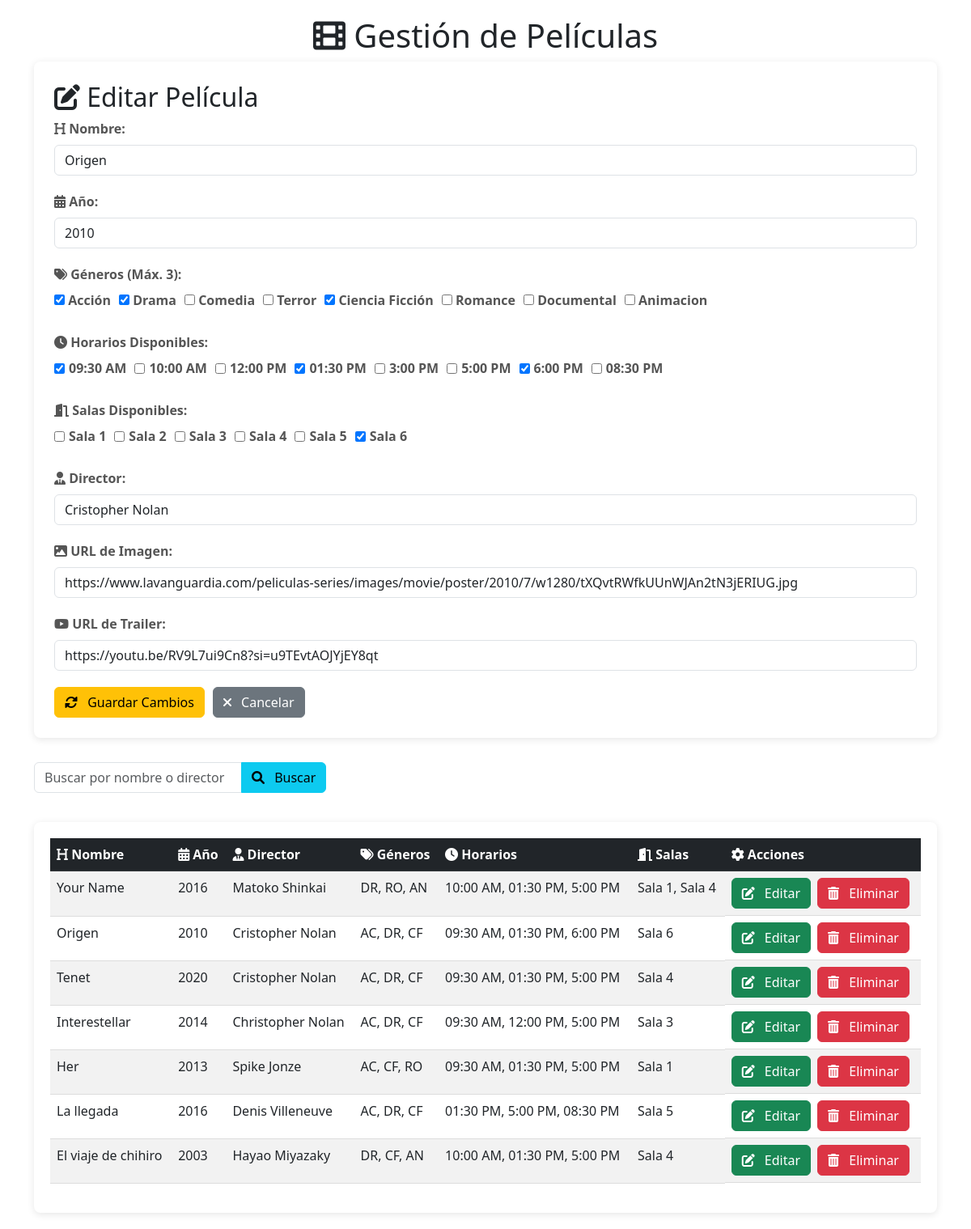
Screenshot of /peliculas/?editar=Origen with the database file from the repository.
### myapp/models.py (models this page shows, shortened)
class Pelicula(models.Model):
    GENERO_CHOICES = [
        ('AC', 'Acción'),
        ('DR', 'Drama'),
        ('CO', 'Comedia'),
        ('TE', 'Terror'),
        ('CF', 'Ciencia Ficción'),
        ('RO', 'Romance'),
        ('DO', 'Documental'),
        ('AN', 'Animacion')
    ]
    HORARIOS_DISPONIBLES = [
        '09:30 AM',
        '10:00 AM',
        '12:00 PM',
        '01:30 PM',
        '3:00 PM',
        '5:00 PM',
        '6:00 PM',
        '08:30 PM'
    ]
    SALAS_DISPONIBLES = [
        'Sala 1',
        'Sala 2',
        'Sala 3',
        'Sala 4',
        'Sala 5',
        'Sala 6'
    ]
    nombre = models.CharField(max_length=255)
    anio = models.IntegerField()
    director = models.CharField(max_length=255)
    imagen_url = models.URLField()
    trailer_url = models.URLField()
    generos = models.CharField(max_length=255)
    horarios = models.CharField(max_length=255, blank=True, null=True)
    salas = models.CharField(max_length=255, blank=True, null=True)
    fecha_creacion = models.DateTimeField(auto_now_add=True)
    def get_generos_list(self):
        return self.generos.split(",") if self.generos else []
    def get_horarios_list(self):
        return [h.strip() for h in self.horarios.split(",")] if self.horarios else []
    def get_salas_list(self):
        return [s.strip() for s in self.salas.split(",")] if self.salas else []
    class Meta:
        db_table = 'peliculas'

### myapp/views.py (the view, shortened to what this page needs)
# urls.py: path('peliculas/', views.peliculas, name= 'peliculas'),
@csrf_exempt
def peliculas(request):
    peliculas_list = Pelicula.objects.all().order_by('-fecha_creacion')
    busqueda = request.GET.get('busqueda', '').strip()
    if busqueda:
        peliculas_list = peliculas_list.filter(
            Q(nombre__icontains=busqueda) |
            Q(director__icontains=busqueda)
        )
    generos_choices = dict(Pelicula.GENERO_CHOICES)
    horarios_disponibles = Pelicula.HORARIOS_DISPONIBLES
    salas_disponibles = Pelicula.SALAS_DISPONIBLES
    pelicula_editar = None
    if 'editar' in request.GET:
        nombre = request.GET.get('editar')
        try:
            pelicula_editar = Pelicula.objects.get(nombre=nombre)
        except Pelicula.DoesNotExist:
            messages.error(request, f'No se encontró la película "{nombre}" para editar')
    context = {
        'peliculas': peliculas_list,
        'GENERO_CHOICES_DICT': generos_choices,
        'HORARIOS_DISPONIBLES': horarios_disponibles,
        'SALAS_DISPONIBLES': salas_disponibles,
        'pelicula_editar': pelicula_editar,
        'busqueda': busqueda,
    }
    return render(request, 'peliculas.html', context)

### myapp/templates/peliculas.html (shortened to what this page needs)
{% load static %}
<!DOCTYPE html>
<html lang="es">
<head>
    <link rel="stylesheet" href="{% static 'styles/peliculas.css' %}">
    <link rel="stylesheet" href="https://cdnjs.cloudflare.com/ajax/libs/font-awesome/6.0.0/css/all.min.css">
    <link href="https://cdn.jsdelivr.net/npm/bootstrap@5.3.0/dist/css/bootstrap.min.css" rel="stylesheet">
</head>
<body>
    <div class="container">
        <h1><i class="fas fa-film"></i> Gestión de Películas</h1>
        <div class="form-container">
            <form method="POST" action="{% url 'peliculas' %}" class="ajax-form">
                {% if pelicula_editar %}
                <h2><i class="fas fa-edit"></i> Editar Película</h2>
                {% else %}
                <input type="hidden" name="accion" value="crear">
                <h2><i class="fas fa-plus-circle"></i> Nueva Película</h2>
                {% endif %}
                <div class="form-group">
                    <label for="nombre"><i class="fas fa-heading"></i> Nombre:</label>
                    <input type="text" id="nombre" name="nombre"
                           value="{{ pelicula_editar.nombre|default:'' }}" required class="form-control">
                </div>
                <div class="form-group">
                    <label for="anio"><i class="fas fa-calendar-alt"></i> Año:</label>
                    <input type="number" id="anio" name="anio" min="1900" max="2099"
                           value="{{ pelicula_editar.anio|default:'' }}" required class="form-control">
                </div>
                <div class="form-group">
                    <label><i class="fas fa-tags"></i> Géneros (Máx. 3):</label>
                    <div class="generos-container">
                     {% for genero_codigo, genero_nombre in GENERO_CHOICES_DICT.items %}
                        <label class="genero-checkbox">
                            <input type="checkbox" name="generos" value="{{ genero_codigo }}"
                                {% if pelicula_editar and genero_codigo in pelicula_editar.get_generos_list %}checked{% endif %}>
                            {{ genero_nombre }}
                        </label>
                    {% endfor %}
                    </div>
                </div>
                <div class="form-group">
                    <label><i class="fas fa-clock"></i> Horarios Disponibles:</label>
                    <div class="checkbox-container">
                    {% for horario in HORARIOS_DISPONIBLES %}
                    <label>
                        <input type="checkbox" name="horarios" value="{{ horario }}"
                            {% if pelicula_editar and horario in pelicula_editar.get_horarios_list %}checked{% endif %}>
                        {{ horario }}
                    </label>
                    {% endfor %}
                    </div>
                </div>
                <div class="form-group">
                    <label><i class="fas fa-door-open"></i> Salas Disponibles:</label>
                    <div class="checkbox-container">
                     {% for sala in SALAS_DISPONIBLES %}
                        <label>
                            <input type="checkbox" name="salas" value="{{ sala }}"
                                {% if pelicula_editar and sala in pelicula_editar.get_salas_list %}checked{% endif %}>
                            {{ sala }}
                        </label>
                        {% endfor %}
                    </div>
                </div>
                <div class="form-group">
                    <label for="director"><i class="fas fa-user-tie"></i> Director:</label>
                    <input type="text" id="director" name="director"
                           value="{{ pelicula_editar.director|default:'' }}" required class="form-control">
                </div>
                <div class="form-group">
                    <label for="imagen_url"><i class="fas fa-image"></i> URL de Imagen:</label>
                    <input type="url" id="imagen_url" name="imagen_url"
                           value="{{ pelicula_editar.imagen_url|default:'' }}" required class="form-control">
                </div>
                <div class="form-group">
                    <label for="trailer_url"><i class="fab fa-youtube"></i> URL de Trailer:</label>
                    <input type="url" id="trailer_url" name="trailer_url"
                           value="{{ pelicula_editar.trailer_url|default:'' }}" required class="form-control">
                </div>
                <div class="form-actions">
                    {% if pelicula_editar %}
                    <button type="submit" class="btn btn-warning">
                        <i class="fas fa-sync-alt"></i> Guardar Cambios
                    </button>
                    <a href="{% url 'peliculas' %}" class="btn btn-secondary">
                        <i class="fas fa-times"></i> Cancelar
                    </a>
                    {% else %}
                    <button type="submit" class="btn btn-primary">
                        <i class="fas fa-save"></i> Guardar
                    </button>
                    {% endif %}
                </div>
            </form>
        </div>
        <div class="search-container">
            <form method="GET" action="{% url 'peliculas' %}">
                <div class="input-group mb-3">
                    <input type="text" name="busqueda" value="{{ busqueda }}"
                           placeholder="Buscar por nombre o director" class="form-control">
                    <button type="submit" class="btn btn-info">
                        <i class="fas fa-search"></i> Buscar
                    </button>
                </div>
            </form>
        </div>
        <div class="table-responsive">
            <table class="movie-table table table-striped table-hover">
                <thead class="table-dark">
                    <tr>
                        <th><i class="fas fa-heading"></i> Nombre</th>
                        <th><i class="fas fa-calendar-alt"></i> Año</th>
                        <th><i class="fas fa-user-tie"></i> Director</th>
                        <th><i class="fas fa-tags"></i> Géneros</th>
                        <th><i class="fas fa-clock"></i> Horarios</th>
                        <th><i class="fas fa-door-open"></i> Salas</th>
                        <th><i class="fas fa-cog"></i> Acciones</th>
                    </tr>
                </thead>
                <tbody>
                    {% for pelicula in peliculas %}
                    <tr>
                        <td>{{ pelicula.nombre }}</td>
                        <td>{{ pelicula.anio }}</td>
                        <td>{{ pelicula.director }}</td>
                        <td>{{ pelicula.get_generos_list|join:", " }}</td>
                        <td>{{ pelicula.get_horarios_list|join:", " }}</td>
                        <td>{{ pelicula.get_salas_list|join:", " }}</td>
                            <td class="action-buttons">
                                <a href="{% url 'peliculas' %}?editar={{ pelicula.nombre|urlencode }}"
                                class="btn btn-success">
                                    <i class="fas fa-edit"></i> Editar
                                </a>
                                <form method="POST" action="{% url 'peliculas' %}" style="display: inline;">
                                    <button type="submit" class="btn btn-danger"
                                            onclick="return confirm('¿Estás seguro de eliminar esta película?');">
                                        <i class="fas fa-trash-alt"></i> Eliminar
                                    </button>
                                </form>
                            </td>
                    </tr>
                    {% empty %}
                    <tr>
                        <td colspan="7" class="text-center">No hay películas registradas</td>
                    </tr>
                    {% endfor %}
                </tbody>
            </table>
        </div>
    </div>
</body>
</html>

### myapp/static/styles/peliculas.css (style rules this page uses)
body { font-family: 'Arial', sans-serif; margin: 0; padding: 0; background-color: #f5f5f5; color: #333; line-height: 1.6; }
.container { max-width: 1200px; margin: 0 auto; padding: 20px; }
h1, h2 { color: #7b68ee; margin-bottom: 30px; }
h1 { text-align: center; }
.form-container { background-color: white; padding: 25px; border-radius: 8px; box-shadow: 0 2px 10px rgba(0, 0, 0, 0.1); margin-bottom: 30px; }
.form-group { margin-bottom: 20px; }
.form-group label { display: block; margin-bottom: 8px; font-weight: 600; color: #555; }
.form-control { width: 100%; padding: 10px; border: 1px solid #ddd; border-radius: 4px; font-size: 16px; transition: border-color 0.3s; }
.generos-container, .checkbox-container { display: flex; flex-wrap: wrap; gap: 10px; }
.genero-checkbox, .checkbox-container label { display: flex; align-items: center; gap: 5px; cursor: pointer; }
.btn { display: inline-flex; align-items: center; justify-content: center; padding: 10px 20px; border: none; border-radius: 4px; font-size: 16px; font-weight: 600; cursor: pointer; transition: all 0.3s; text-decoration: none; }
.btn i { margin-right: 8px; }
.btn-warning { background-color: #FF9800; color: white; }
.btn-secondary { background-color: #6c757d; color: white; }
.btn-info { background-color: #17a2b8; color: white; }
.form-actions { display: flex; gap: 10px; margin-top: 20px; }
.search-container { display: flex; gap: 10px; margin-bottom: 20px; }
.search-container .form-control { flex-grow: 1; }
.table-responsive { overflow-x: auto; background-color: white; border-radius: 8px; box-shadow: 0 2px 10px rgba(0, 0, 0, 0.1); padding: 20px; }
.movie-table { width: 100%; border-collapse: collapse; }
.movie-table th { background-color: #7b68ee; color: white; padding: 12px 15px; text-align: left; }
.movie-table td { padding: 12px 15px; border-bottom: 1px solid #ddd; }
.action-buttons { display: flex; gap: 8px; }

### rows the page displays
Pelicula: nombre "Origen", anio "2010", generos "☑" "☑" "☑", horarios "☑" "☑" "☑", salas "☑", director "Cristopher Nolan", imagen_url "https://www.lavanguardia.com/peliculas-series/images/movie/poster/2010/7/w1280/tXQvtRWfkUUnWJAn2tN3jERIUG.jpg", trailer_url "https://youtu.be/RV9L7ui9Cn8?si=u9TEvtAOJYjEY8qt", get_generos_list "AC, DR, CF", get_horarios_list "09:30 AM, 01:30 PM, 6:00 PM", get_salas_list "Sala 6"
Pelicula: nombre "Your Name", anio "2016", director "Matoko Shinkai", get_generos_list "DR, RO, AN", get_horarios_list "10:00 AM, 01:30 PM, 5:00 PM", get_salas_list "Sala 1, Sala 4"
Pelicula: nombre "Tenet", anio "2020", director "Cristopher Nolan", get_generos_list "AC, DR, CF", get_horarios_list "09:30 AM, 01:30 PM, 5:00 PM", get_salas_list "Sala 4"
Pelicula: nombre "Interestellar", anio "2014", director "Christopher Nolan", get_generos_list "AC, DR, CF", get_horarios_list "09:30 AM, 12:00 PM, 5:00 PM", get_salas_list "Sala 3"
Pelicula: nombre "Her", anio "2013", director "Spike Jonze", get_generos_list "AC, CF, RO", get_horarios_list "09:30 AM, 01:30 PM, 5:00 PM", get_salas_list "Sala 1"
Pelicula: nombre "La llegada", anio "2016", director "Denis Villeneuve", get_generos_list "AC, DR, CF", get_horarios_list "01:30 PM, 5:00 PM, 08:30 PM", get_salas_list "Sala 5"
Pelicula: nombre "El viaje de chihiro", anio "2003", director "Hayao Miyazaky", get_generos_list "DR, CF, AN", get_horarios_list "10:00 AM, 01:30 PM, 5:00 PM", get_salas_list "Sala 4"

### other values shown
{{ genero_nombre }} "Acción" "Drama" "Comedia" "Terror" "Ciencia Ficción" "Romance" "Documental" "Animacion"
{{ horario }} "09:30 AM" "10:00 AM" "12:00 PM" "01:30 PM" "3:00 PM" "5:00 PM" "6:00 PM" "08:30 PM"
{{ sala }} "Sala 1" "Sala 2" "Sala 3" "Sala 4" "Sala 5" "Sala 6"
